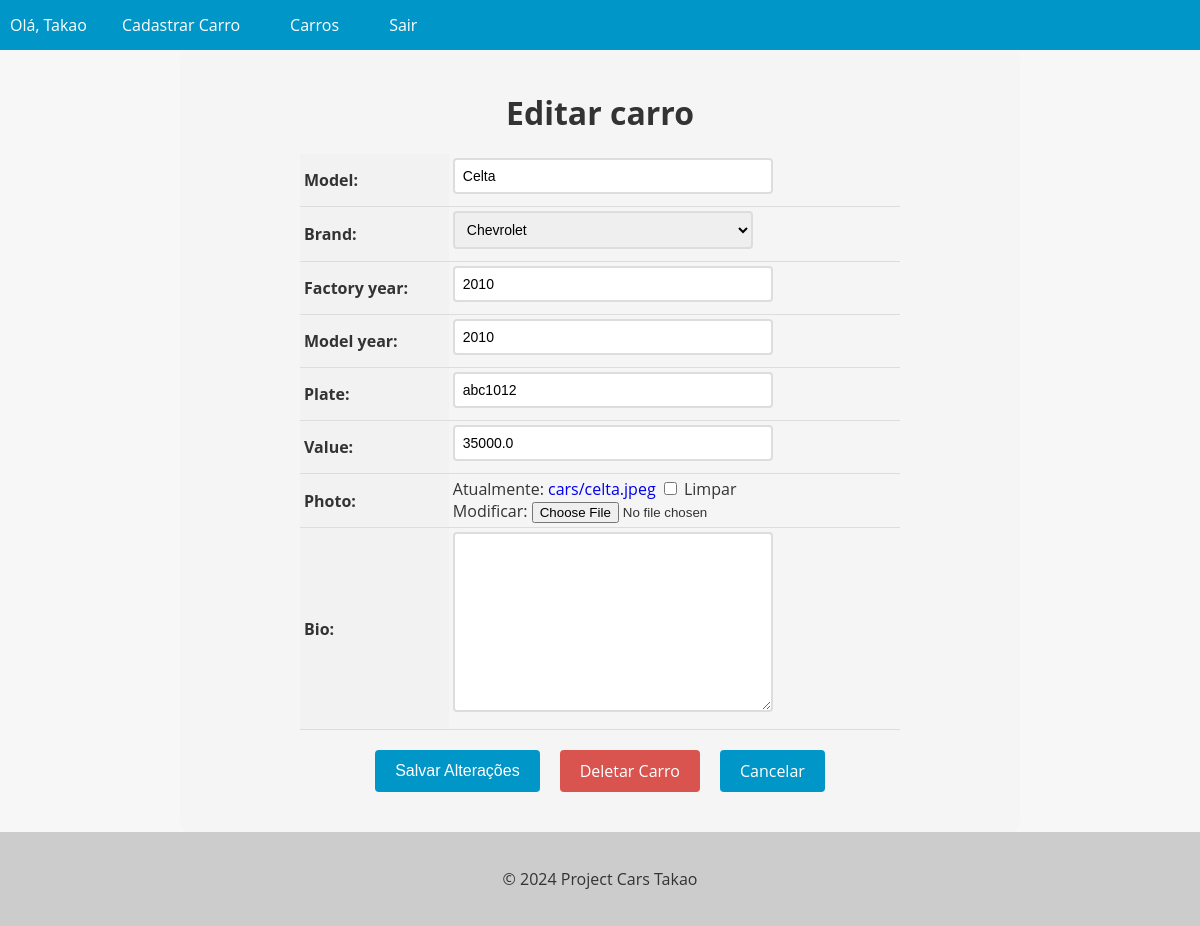
/car/15/update/ (signed in), run on the app's committed database.
### cars/models.py (models this page shows, shortened)
class Car(models.Model):
    id = models.AutoField(primary_key=True)
    model = models.CharField(max_length=200)
    brand = models.ForeignKey(Brand, on_delete=models.PROTECT, related_name='car_brand')
    factory_year = models.IntegerField(blank=True, null=True)
    model_year = models.IntegerField(blank=True, null=True)
    plate = models.CharField(max_length=10, blank=True, null=True)
    value = models.FloatField(blank=True, null=True)
    photo = models.ImageField(upload_to='cars/', blank=True, null=True)
    bio = models.TextField(blank=True, null=True)

class Brand(models.Model):
    id = models.AutoField(primary_key=True)
    name = models.CharField(max_length=200)
    def __str__(self):
        return self.name

### cars/views.py (the view, shortened to what this page needs)
# urls.py: path('car/<int:pk>/update/', CarUpdateView.as_view(), name='car_update'),
@method_decorator(login_required(login_url='login'), name='dispatch')
class CarUpdateView(UpdateView):
    model = Car
    form_class = CarModelForm
    template_name = 'car_update.html'

### cars/forms.py (shortened to what this page needs)
class CarModelForm(forms.ModelForm):
    class Meta:
        model = Car
        fields = '__all__'

### cars/templates/car_update.html (shortened to what this page needs)
{% extends 'base.html' %}
{% block content %}
<form method="post" enctype="multipart/form-data">
    <h1>Editar carro</h1>
    <table>
        {{ form.as_table}}
    </table>
    <div>
        <div class="buttons-container">
            <input type="submit" value="Salvar Alterações" class="btn btn-primary">
            <a href="{% url 'car_delete' pk=object.pk %}" class="btn btn-danger">Deletar Carro</a>
            <a href="{% url 'car_detail' pk=object.pk %}" class="btn btn-secondary">Cancelar</a>
        </div>
    </div>
</form>
{% endblock %}

### app/templates/base.html (shortened to what this page needs)
<!DOCTYPE html>
<html lang="en">
<head>
</head>
<body>
  <header>
    <nav>
      <ul>
        {% if user.is_authenticated %}
          <li>Olá, {{ user.username }}</li>
          <li><a href="{% url 'new_car' %}">Cadastrar Carro</a></li>
        {% endif %}
        <li><a href="{% url 'cars_list' %}">Carros</a></li>
        {% if user.is_authenticated %}
          <li><a href="{% url 'logout' %}">Sair</a></li>
        {% endif %}
      </ul>
    </nav>
  </header>
  <main>
    {% block content %}
    {% endblock %}
  </main>
  <footer>
    <p>&copy; 2024 Project Cars Takao</p>
  </footer>
</body>
</html>

### app/templates/base.html (style rules this page uses)
body { font-family: 'Open Sans', sans-serif; background-color: #f7f7f7; color: #333; margin: 0; padding: 0; }
header { background-color: #0096c7; color: #fff; text-align: center; }
footer { background-color: #ccc; color: #333; padding: 20px; text-align: center; }
nav { background-color: #0096c7; color: #fff; height: 50px; display: flex; justify-content: space-between; align-items: center; }
nav ul { list-style: none; margin: 0; padding: 0; display: flex; }
nav ul li { margin: 0 10px; }
nav ul li a { color: #fff; text-decoration: none; font-size: 16px; padding: 15px; transition: all 0.3s ease; }

### cars/templates/car_update.html (style rules this page uses)
form { max-width: 800px; margin: 0 auto; padding: 20px; background-color: #f5f5f5; border-radius: 10px; box-shadow: 0 2px 6px rgba 0, 0, 0, 0.2; }
form h1 { font-size: 2rem; margin-bottom: 20px; text-align: center; }
table { margin: 0 auto; border-collapse: collapse; width: 100%; max-width: 600px; }
th,td { padding: 4px; text-align: left; border-bottom: 1px solid #ddd; }
th { background-color: #f2f2f2; }
input[type="text"], input[type="number"],select, textarea { padding: 8px; font-size: 14px; border: 2px solid #ddd; border-radius: 4px; width: 100%; max-width: 300px; margin-bottom: 8px; transition: border-botton-color 0.3s ease-in-out; }
.btn { background-color: #0096c7; color: #fff; border: none; padding: 10px 20px; font-size: 16px; border-radius: 4px; cursor: pointer; transition: background-color 0.3s ease-in-out; }
.buttons-container { display: flex; justify-content: center; margin-top: 20px; margin-bottom: 20px; }
.btn { background-color: #0096c7; color: #fff; border: none; padding: 10px 20px; font-size: 16px; border-radius: 4px; cursor: pointer; transition: background-color 0.3s ease-in-out; margin: 0 10px; }
.btn-danger { background-color: #d9534f; text-decoration: none !important; }
a { text-decoration: none !important; }

### data on the page
Car: model "Celta", brand "Chevrolet", factory_year "2010", model_year "2010", plate "abc1012", value "35000.0"

### other printed values
{{ user.username }} "Takao"
